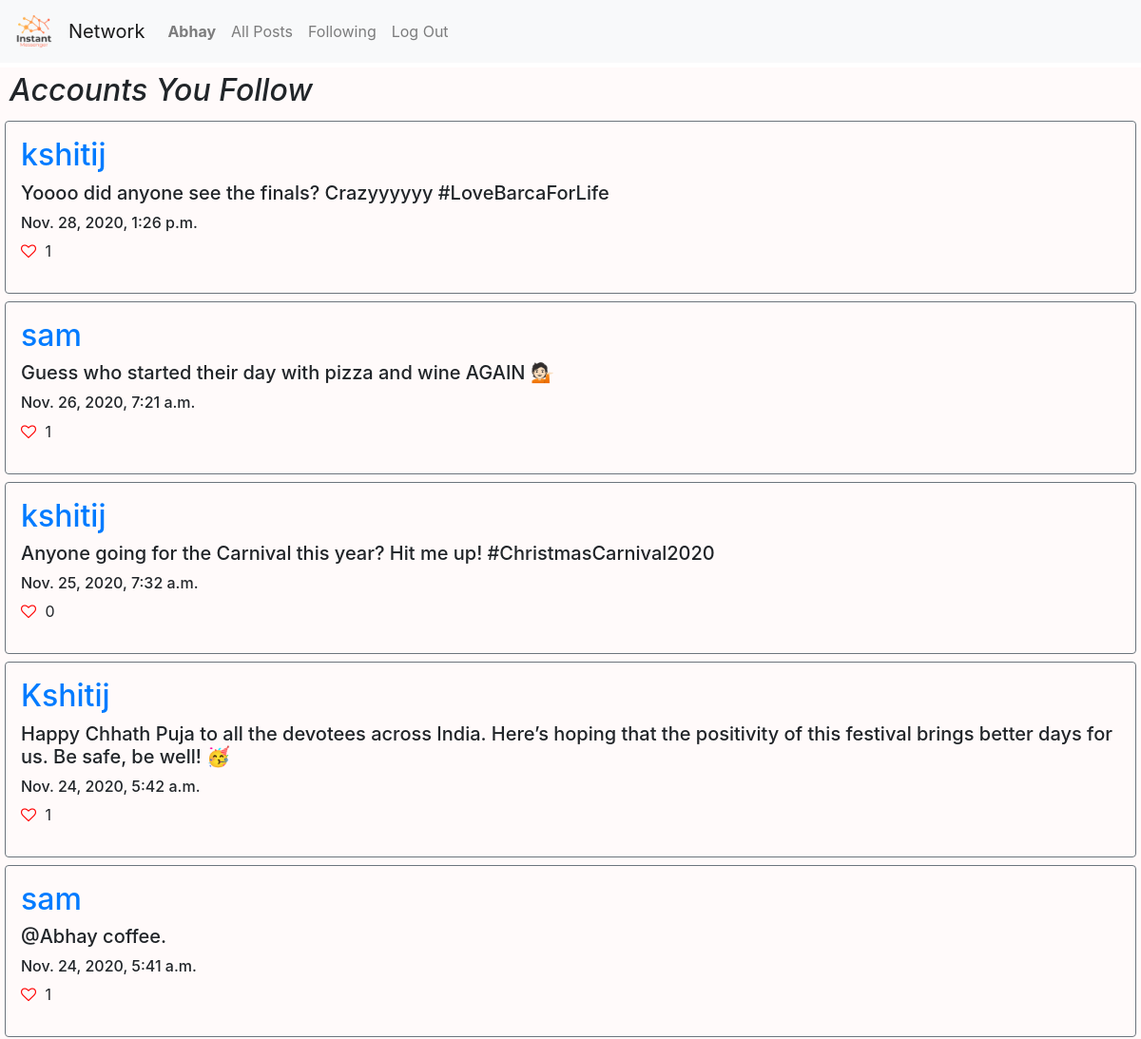
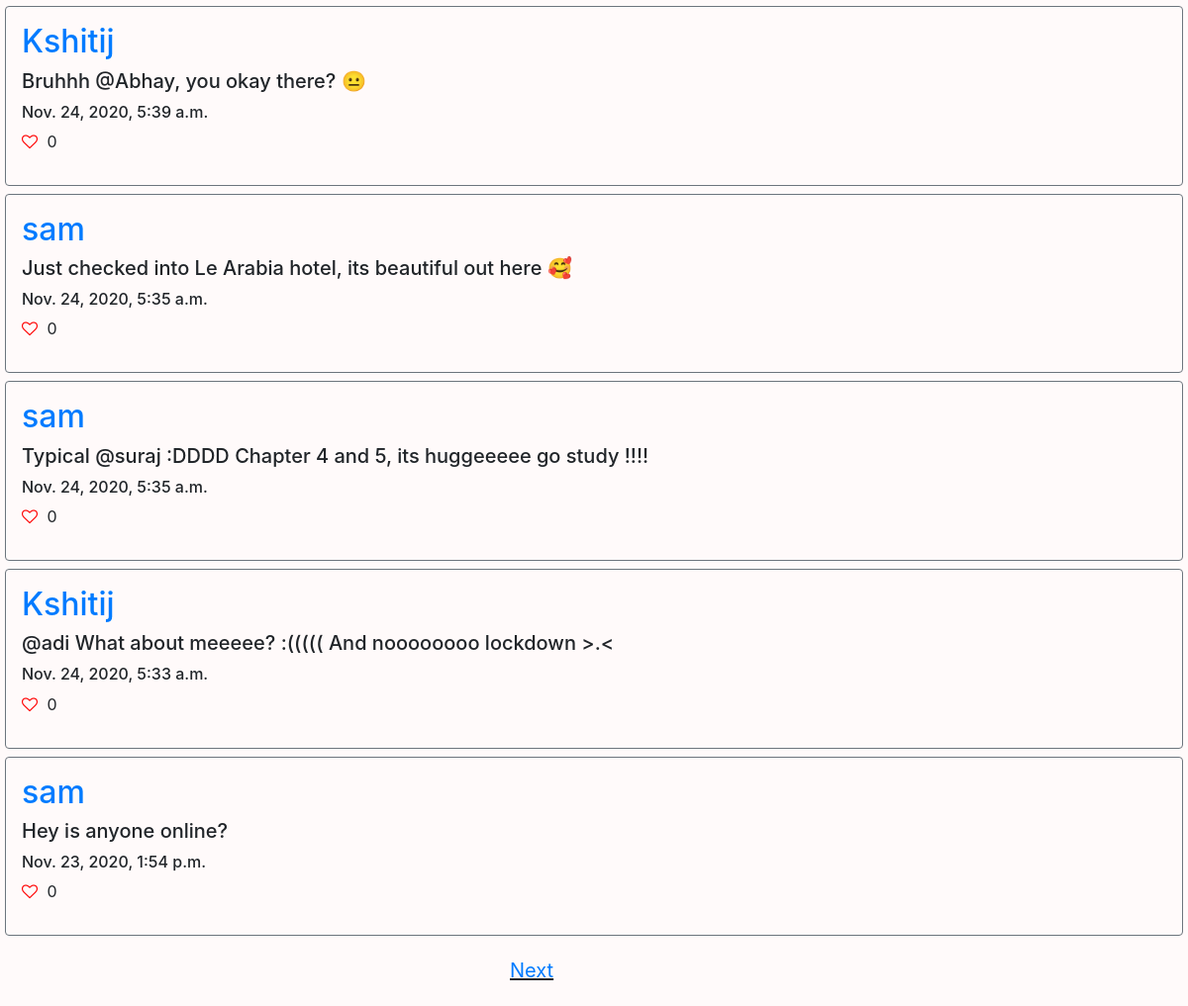
The app's page /following (signed in) with its own data (2 pictures, top to bottom).
### network/models.py (models this page shows, shortened)
class User(AbstractUser):
    pass

class Post(models.Model):
    user = models.ForeignKey('User', on_delete=models.CASCADE, related_name='author')
    post = models.CharField(max_length=255)
    timestamp =  models.DateTimeField(auto_now_add=True)
    likes = models.IntegerField(default=0)

### network/views.py (the view)
# urls.py: path("following", views.following, name="following"),
def following(request):
    user = request.user
    following = Follow.objects.filter(follower = user).values('following_id')
    posts = Post.objects.filter(user__in = following).order_by('-timestamp')
    for post in posts:
        post.likes = Like.objects.filter(post=post.id).count()
        post.save()
    paginator = Paginator(posts, 10)
    page_number = request.GET.get('page')
    page_obj = paginator.get_page(page_number)
    return render(request, "network/following.html", {
        "page_obj": page_obj
    })

### network/templates/network/following.html (shortened to what this page needs)
{% extends "network/layout.html" %}
{% load static %}
{% block body %}
<div style="margin: 5px;">
    <h2 style="font-style: italic; padding: 5px;"> Accounts You Follow </h2>
    {% for post in page_obj %}
        <div class="border border-secondary rounded p-3 mt-2">
            <a href="{% url 'profile' post.user.id %}"> <h2> {{ post.user }} </h2> </a>
            <h5>{{ post.post }} </h5>
            <h6 style="margin-top: 10px;"> {{ post.timestamp }}</h6>
            <i class="fa fa-heart-o" id="like-btn-{{post.id}}" onclick="like('{{ post.id }}')"></i>
            <p style="display: inline-block;" id="like-count-{{post.id}}"> {{ post.likes }} </p>
        </div>
    {% empty %}
            <h2 style="padding: 10px;"> No posts yet</h2>
    {% endfor %}
</div>
{% if page_obj.has_next %}
<p class="next-btn"><a href="?page={{ page_obj.next_page_number }}">Next</a></p>
{% endif %}
{% endblock %}

### network/templates/network/layout.html (shortened to what this page needs)
{% load static %}
<!DOCTYPE html>
<html lang="en">
    <head>
        <link rel="stylesheet" href="https://stackpath.bootstrapcdn.com/bootstrap/4.4.1/css/bootstrap.min.css">
        <link rel="stylesheet" href="https://cdnjs.cloudflare.com/ajax/libs/font-awesome/4.7.0/css/font-awesome.min.css">
        <link href="{% static 'network/styles.css' %}" rel="stylesheet">
    </head>
    <body>
        <nav class="navbar navbar-expand-lg navbar-light bg-light">
            <a class="navbar-brand" href="#"> <img src="{% static 'network/logo.png' %}" style="object-fit: cover; height: 40px;"> </a>
            <a class="navbar-brand" href="#">Network</a>
            <div>
              <ul class="navbar-nav mr-auto">
                {% if user.is_authenticated %}
                    <li class="nav-item">
                        <a class="nav-link" href="{% url 'profile' user.id %}"><strong>{{ user.username }}</strong></a>
                    </li>
                {% endif %}
                <li class="nav-item">
                  <a class="nav-link" href="{% url 'index' %}">All Posts</a>
                </li>
                {% if user.is_authenticated %}
                    <li class="nav-item">
                        <a class="nav-link" href="{% url 'following' %}">Following</a>
                    </li>
                    <li class="nav-item">
                        <a class="nav-link" href="{% url 'logout' %}">Log Out</a>
                    </li>
                {% endif %}
              </ul>
            </div>
          </nav>
        <div class="body">
            {% block body %}
            {% endblock %}
        </div>
    </body>
</html>

### network/static/network/styles.css (style rules this page uses)
.body { background-color: snow; }
.fa-heart-o { color: red; cursor: pointer; }
.next-btn, .prev-btn { font-size: 20px; display: inline-block; text-decoration: underline; margin-top: 10px; padding: 5px; position: relative; left: calc(50% - 90px); }
i { margin-right: 5px; }

### records on screen
User: username "Abhay"
Post: user "kshitij", post "Yoooo did anyone see the finals? Crazyyyyyy #LoveBarcaForLife", timestamp "Nov. 28, 2020, 1:26 p.m.", likes "1"
Post: user "sam", post "Guess who started their day with pizza and wine AGAIN 💁🏻", timestamp "Nov. 26, 2020, 7:21 a.m.", likes "1"
Post: user "kshitij", post "Anyone going for the Carnival this year? Hit me up! #ChristmasCarnival2020", timestamp "Nov. 25, 2020, 7:32 a.m.", likes "0"
Post: user "Kshitij", post "Happy Chhath Puja to all the devotees across India. Here’s hoping that the positivity of this festival brings better days for us. Be safe, be well! 🥳", timestamp "Nov. 24, 2020, 5:42 a.m.", likes "1"
Post: user "sam", post "@Abhay coffee.", timestamp "Nov. 24, 2020, 5:41 a.m.", likes "1"
Post: user "Kshitij", post "Bruhhh @Abhay, you okay there? 😐", timestamp "Nov. 24, 2020, 5:39 a.m.", likes "0"
Post: user "sam", post "Just checked into Le Arabia hotel, its beautiful out here 🥰", timestamp "Nov. 24, 2020, 5:35 a.m.", likes "0"
Post: user "sam", post "Typical @suraj :DDDD Chapter 4 and 5, its huggeeeee go study !!!!", timestamp "Nov. 24, 2020, 5:35 a.m.", likes "0"
Post: user "Kshitij", post "@adi What about meeeee? :((((( And noooooooo lockdown >.<", timestamp "Nov. 24, 2020, 5:33 a.m.", likes "0"
Post: user "sam", post "Hey is anyone online?", timestamp "Nov. 23, 2020, 1:54 p.m.", likes "0"
